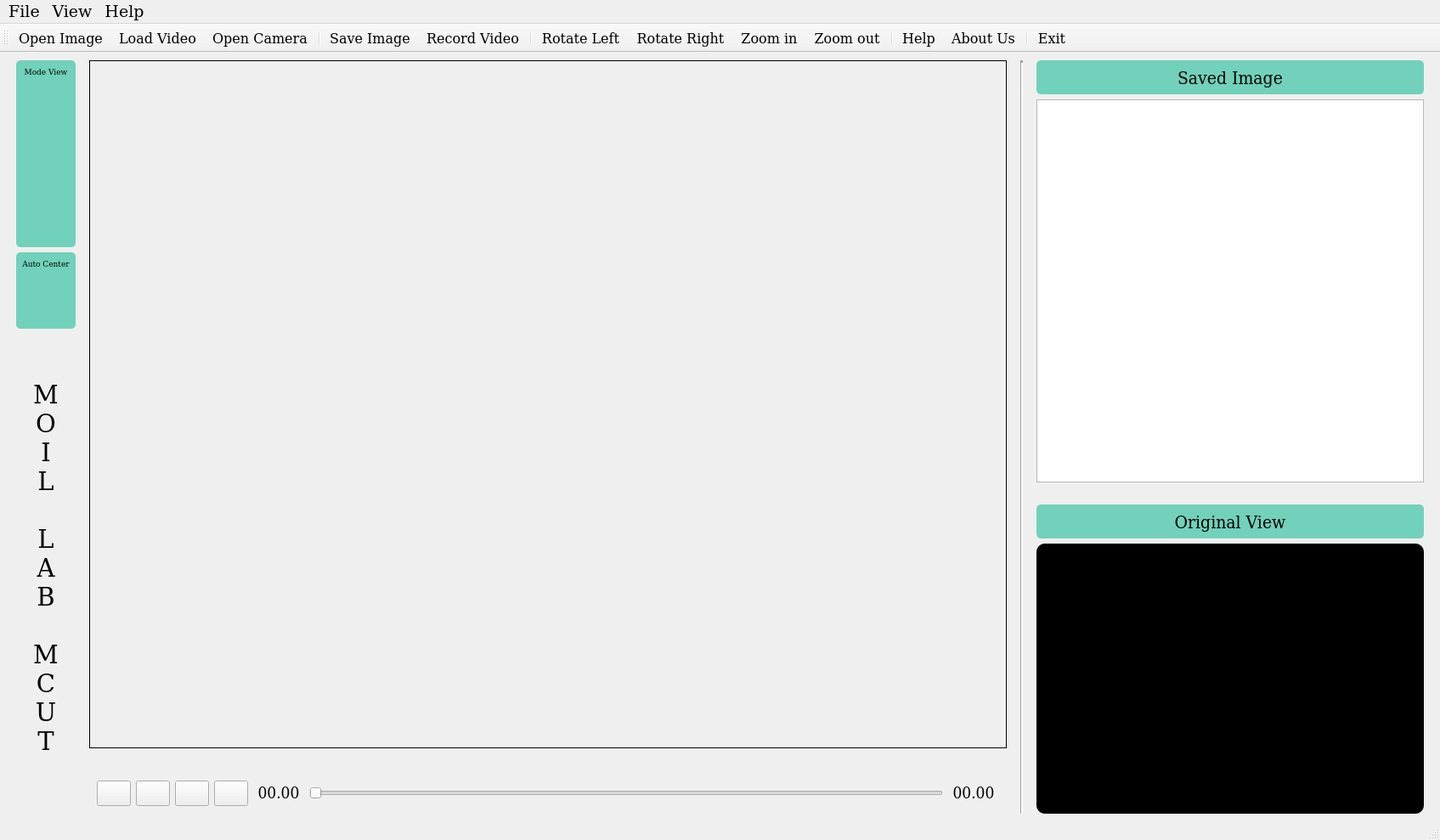
<?xml version="1.0" encoding="UTF-8"?>
<ui version="4.0">
 <class>MainWindow</class>
 <widget class="QMainWindow" name="MainWindow">
  <property name="geometry">
   <rect>
    <x>0</x>
    <y>0</y>
    <width>1695</width>
    <height>989</height>
   </rect>
  </property>
  <property name="windowTitle">
   <string>MainWindow</string>
  </property>
  <widget class="QWidget" name="centralwidget">
   <layout class="QVBoxLayout" name="verticalLayout">
    <item>
     <layout class="QHBoxLayout" name="horizontalLayout_2">
      <item>
       <spacer name="horizontalSpacer_4">
        <property name="orientation">
         <enum>Qt::Horizontal</enum>
        </property>
        <property name="sizeType">
         <enum>QSizePolicy::Fixed</enum>
        </property>
        <property name="sizeHint" stdset="0">
         <size>
          <width>10</width>
          <height>20</height>
         </size>
        </property>
       </spacer>
      </item>
      <item>
       <layout class="QVBoxLayout" name="verticalLayout_2">
        <item>
         <widget class="QFrame" name="frame_feature">
          <property name="sizePolicy">
           <sizepolicy hsizetype="Fixed" vsizetype="Fixed">
            <horstretch>0</horstretch>
            <verstretch>0</verstretch>
           </sizepolicy>
          </property>
          <property name="minimumSize">
           <size>
            <width>70</width>
            <height>220</height>
           </size>
          </property>
          <property name="font">
           <font>
            <pointsize>13</pointsize>
           </font>
          </property>
          <property name="styleSheet">
           <string notr="true">border-color: rgb(66, 69, 183);
border-radius: 5px;
background-color: #71D1BA; </string>
          </property>
          <property name="frameShape">
           <enum>QFrame::StyledPanel</enum>
          </property>
          <property name="frameShadow">
           <enum>QFrame::Raised</enum>
          </property>
          <widget class="QPushButton" name="btn_normal">
           <property name="geometry">
            <rect>
             <x>5</x>
             <y>25</y>
             <width>60</width>
             <height>60</height>
            </rect>
           </property>
           <property name="sizePolicy">
            <sizepolicy hsizetype="Minimum" vsizetype="Fixed">
             <horstretch>0</horstretch>
             <verstretch>0</verstretch>
            </sizepolicy>
           </property>
           <property name="minimumSize">
            <size>
             <width>50</width>
             <height>40</height>
            </size>
           </property>
           <property name="toolTip">
            <string>Anypoint View</string>
           </property>
           <property name="statusTip">
            <string>Anypoint View</string>
           </property>
           <property name="styleSheet">
            <string notr="true">QPushButton{ background-color :  rgb(211, 215, 207);}
QPushButton::checked{ background-color :rgb(252, 233, 79); }
border-radius: 10px;</string>
           </property>
           <property name="text">
            <string/>
           </property>
           <property name="icon">
            <iconset>
             <normaloff>../../../../design/images/360-view-96.png</normaloff>../../../../design/images/360-view-96.png</iconset>
           </property>
           <property name="iconSize">
            <size>
             <width>50</width>
             <height>50</height>
            </size>
           </property>
           <property name="checkable">
            <bool>true</bool>
           </property>
           <property name="checked">
            <bool>false</bool>
           </property>
          </widget>
          <widget class="QPushButton" name="btn_anypoint">
           <property name="geometry">
            <rect>
             <x>5</x>
             <y>90</y>
             <width>60</width>
             <height>60</height>
            </rect>
           </property>
           <property name="sizePolicy">
            <sizepolicy hsizetype="Fixed" vsizetype="Fixed">
             <horstretch>0</horstretch>
             <verstretch>0</verstretch>
            </sizepolicy>
           </property>
           <property name="minimumSize">
            <size>
             <width>30</width>
             <height>40</height>
            </size>
           </property>
           <property name="toolTip">
            <string>Panorama View</string>
           </property>
           <property name="statusTip">
            <string>Panorama View</string>
           </property>
           <property name="styleSheet">
            <string notr="true">QPushButton{ background-color :  rgb(211, 215, 207);}
QPushButton::checked{ background-color : rgb(252, 233, 79); }
border-radius: 10px;</string>
           </property>
           <property name="text">
            <string/>
           </property>
           <property name="icon">
            <iconset>
             <normaloff>../../../../design/images/panorama-96.png</normaloff>../../../../design/images/panorama-96.png</iconset>
           </property>
           <property name="iconSize">
            <size>
             <width>50</width>
             <height>50</height>
            </size>
           </property>
           <property name="checkable">
            <bool>true</bool>
           </property>
          </widget>
          <widget class="QPushButton" name="btn_panorama">
           <property name="geometry">
            <rect>
             <x>5</x>
             <y>155</y>
             <width>60</width>
             <height>60</height>
            </rect>
           </property>
           <property name="sizePolicy">
            <sizepolicy hsizetype="Fixed" vsizetype="Fixed">
             <horstretch>0</horstretch>
             <verstretch>0</verstretch>
            </sizepolicy>
           </property>
           <property name="minimumSize">
            <size>
             <width>30</width>
             <height>40</height>
            </size>
           </property>
           <property name="toolTip">
            <string>Panorama View</string>
           </property>
           <property name="statusTip">
            <string>Panorama View</string>
           </property>
           <property name="styleSheet">
            <string notr="true">QPushButton{ background-color :  rgb(211, 215, 207);}
QPushButton::checked{ background-color :rgb(252, 233, 79); }
border-radius: 10px;</string>
           </property>
           <property name="text">
            <string/>
           </property>
           <property name="icon">
            <iconset>
             <normaloff>../../../../design/images/panorama-96.png</normaloff>../../../../design/images/panorama-96.png</iconset>
           </property>
           <property name="iconSize">
            <size>
             <width>50</width>
             <height>50</height>
            </size>
           </property>
           <property name="checkable">
            <bool>true</bool>
           </property>
          </widget>
          <widget class="QLabel" name="label_2">
           <property name="geometry">
            <rect>
             <x>5</x>
             <y>5</y>
             <width>60</width>
             <height>17</height>
            </rect>
           </property>
           <property name="maximumSize">
            <size>
             <width>60</width>
             <height>16777215</height>
            </size>
           </property>
           <property name="font">
            <font>
             <family>DejaVu Serif</family>
             <pointsize>7</pointsize>
            </font>
           </property>
           <property name="text">
            <string>Mode View</string>
           </property>
           <property name="alignment">
            <set>Qt::AlignCenter</set>
           </property>
          </widget>
         </widget>
        </item>
        <item>
         <widget class="QFrame" name="frame_feature_2">
          <property name="sizePolicy">
           <sizepolicy hsizetype="Fixed" vsizetype="Fixed">
            <horstretch>0</horstretch>
            <verstretch>0</verstretch>
           </sizepolicy>
          </property>
          <property name="minimumSize">
           <size>
            <width>70</width>
            <height>90</height>
           </size>
          </property>
          <property name="styleSheet">
           <string notr="true">border-color: rgb(66, 69, 183);
border-radius: 5px;
background-color: #71D1BA; </string>
          </property>
          <property name="frameShape">
           <enum>QFrame::StyledPanel</enum>
          </property>
          <property name="frameShadow">
           <enum>QFrame::Raised</enum>
          </property>
          <widget class="QPushButton" name="btn_Auto">
           <property name="geometry">
            <rect>
             <x>5</x>
             <y>25</y>
             <width>60</width>
             <height>60</height>
            </rect>
           </property>
           <property name="sizePolicy">
            <sizepolicy hsizetype="Minimum" vsizetype="Fixed">
             <horstretch>0</horstretch>
             <verstretch>0</verstretch>
            </sizepolicy>
           </property>
           <property name="minimumSize">
            <size>
             <width>50</width>
             <height>40</height>
            </size>
           </property>
           <property name="toolTip">
            <string>Anypoint View</string>
           </property>
           <property name="statusTip">
            <string>Anypoint View</string>
           </property>
           <property name="styleSheet">
            <string notr="true">QPushButton{ background-color :  rgb(211, 215, 207);}
QPushButton::checked{ background-color :rgb(252, 233, 79); }
border-radius: 10px;</string>
           </property>
           <property name="text">
            <string/>
           </property>
           <property name="icon">
            <iconset>
             <normaloff>../../../../design/images/360-view-96.png</normaloff>../../../../design/images/360-view-96.png</iconset>
           </property>
           <property name="iconSize">
            <size>
             <width>50</width>
             <height>50</height>
            </size>
           </property>
           <property name="checkable">
            <bool>true</bool>
           </property>
           <property name="checked">
            <bool>false</bool>
           </property>
          </widget>
          <widget class="QLabel" name="label_4">
           <property name="geometry">
            <rect>
             <x>5</x>
             <y>5</y>
             <width>60</width>
             <height>17</height>
            </rect>
           </property>
           <property name="maximumSize">
            <size>
             <width>60</width>
             <height>16777215</height>
            </size>
           </property>
           <property name="font">
            <font>
             <family>DejaVu Serif</family>
             <pointsize>7</pointsize>
            </font>
           </property>
           <property name="text">
            <string>Auto Center</string>
           </property>
           <property name="alignment">
            <set>Qt::AlignCenter</set>
           </property>
          </widget>
         </widget>
        </item>
        <item>
         <spacer name="verticalSpacer_3">
          <property name="orientation">
           <enum>Qt::Vertical</enum>
          </property>
          <property name="sizeHint" stdset="0">
           <size>
            <width>20</width>
            <height>40</height>
           </size>
          </property>
         </spacer>
        </item>
        <item>
         <widget class="QLabel" name="label">
          <property name="maximumSize">
           <size>
            <width>1677777</width>
            <height>16777215</height>
           </size>
          </property>
          <property name="font">
           <font>
            <family>DejaVu Serif</family>
            <pointsize>22</pointsize>
           </font>
          </property>
          <property name="text">
           <string>
M
O
I
L

L
A
B

M
C
U
T

</string>
          </property>
          <property name="alignment">
           <set>Qt::AlignCenter</set>
          </property>
         </widget>
        </item>
       </layout>
      </item>
      <item>
       <spacer name="horizontalSpacer_6">
        <property name="orientation">
         <enum>Qt::Horizontal</enum>
        </property>
        <property name="sizeType">
         <enum>QSizePolicy::Fixed</enum>
        </property>
        <property name="sizeHint" stdset="0">
         <size>
          <width>10</width>
          <height>20</height>
         </size>
        </property>
       </spacer>
      </item>
      <item>
       <layout class="QVBoxLayout" name="verticalLayout_5">
        <item>
         <widget class="QScrollArea" name="scrollArea">
          <property name="minimumSize">
           <size>
            <width>1080</width>
            <height>810</height>
           </size>
          </property>
          <property name="styleSheet">
           <string notr="true"/>
          </property>
          <property name="frameShape">
           <enum>QFrame::Panel</enum>
          </property>
          <property name="frameShadow">
           <enum>QFrame::Plain</enum>
          </property>
          <property name="lineWidth">
           <number>1</number>
          </property>
          <property name="widgetResizable">
           <bool>true</bool>
          </property>
          <property name="alignment">
           <set>Qt::AlignCenter</set>
          </property>
          <widget class="QWidget" name="scrollAreaWidgetContents_2">
           <property name="geometry">
            <rect>
             <x>0</x>
             <y>0</y>
             <width>1078</width>
             <height>808</height>
            </rect>
           </property>
           <layout class="QHBoxLayout" name="horizontalLayout_7">
            <item>
             <widget class="QLabel" name="label_result">
              <property name="sizePolicy">
               <sizepolicy hsizetype="Preferred" vsizetype="Preferred">
                <horstretch>0</horstretch>
                <verstretch>0</verstretch>
               </sizepolicy>
              </property>
              <property name="minimumSize">
               <size>
                <width>1040</width>
                <height>780</height>
               </size>
              </property>
              <property name="maximumSize">
               <size>
                <width>16777215</width>
                <height>16777215</height>
               </size>
              </property>
              <property name="frameShape">
               <enum>QFrame::NoFrame</enum>
              </property>
              <property name="text">
               <string/>
              </property>
             </widget>
            </item>
           </layout>
          </widget>
         </widget>
        </item>
        <item>
         <spacer name="verticalSpacer">
          <property name="orientation">
           <enum>Qt::Vertical</enum>
          </property>
          <property name="sizeType">
           <enum>QSizePolicy::Expanding</enum>
          </property>
          <property name="sizeHint" stdset="0">
           <size>
            <width>20</width>
            <height>10</height>
           </size>
          </property>
         </spacer>
        </item>
        <item>
         <widget class="QFrame" name="frameVideoController">
          <layout class="QHBoxLayout" name="horizontalLayout_4">
           <item>
            <widget class="QPushButton" name="btn_prev_video_2">
             <property name="sizePolicy">
              <sizepolicy hsizetype="Minimum" vsizetype="Fixed">
               <horstretch>0</horstretch>
               <verstretch>0</verstretch>
              </sizepolicy>
             </property>
             <property name="minimumSize">
              <size>
               <width>40</width>
               <height>30</height>
              </size>
             </property>
             <property name="text">
              <string/>
             </property>
             <property name="icon">
              <iconset>
               <normaloff>../../../src/icon/prev.png</normaloff>../../../src/icon/prev.png</iconset>
             </property>
             <property name="iconSize">
              <size>
               <width>30</width>
               <height>30</height>
              </size>
             </property>
             <property name="shortcut">
              <string>Left</string>
             </property>
            </widget>
           </item>
           <item>
            <widget class="QPushButton" name="btnPlayPause_2">
             <property name="sizePolicy">
              <sizepolicy hsizetype="Minimum" vsizetype="Fixed">
               <horstretch>0</horstretch>
               <verstretch>0</verstretch>
              </sizepolicy>
             </property>
             <property name="minimumSize">
              <size>
               <width>40</width>
               <height>30</height>
              </size>
             </property>
             <property name="text">
              <string/>
             </property>
             <property name="icon">
              <iconset>
               <normaloff>../../../src/icon/play.png</normaloff>../../../src/icon/play.png</iconset>
             </property>
             <property name="iconSize">
              <size>
               <width>30</width>
               <height>30</height>
              </size>
             </property>
             <property name="shortcut">
              <string>Space</string>
             </property>
            </widget>
           </item>
           <item>
            <widget class="QPushButton" name="btn_stop_video_2">
             <property name="sizePolicy">
              <sizepolicy hsizetype="Minimum" vsizetype="Fixed">
               <horstretch>0</horstretch>
               <verstretch>0</verstretch>
              </sizepolicy>
             </property>
             <property name="minimumSize">
              <size>
               <width>40</width>
               <height>30</height>
              </size>
             </property>
             <property name="text">
              <string/>
             </property>
             <property name="icon">
              <iconset>
               <normaloff>../../../src/icon/icon_stop.png</normaloff>../../../src/icon/icon_stop.png</iconset>
             </property>
             <property name="iconSize">
              <size>
               <width>30</width>
               <height>30</height>
              </size>
             </property>
             <property name="shortcut">
              <string>S</string>
             </property>
            </widget>
           </item>
           <item>
            <widget class="QPushButton" name="btn_skip_video_2">
             <property name="sizePolicy">
              <sizepolicy hsizetype="Minimum" vsizetype="Fixed">
               <horstretch>0</horstretch>
               <verstretch>0</verstretch>
              </sizepolicy>
             </property>
             <property name="minimumSize">
              <size>
               <width>40</width>
               <height>30</height>
              </size>
             </property>
             <property name="text">
              <string/>
             </property>
             <property name="icon">
              <iconset>
               <normaloff>../../../src/icon/skip.png</normaloff>../../../src/icon/skip.png</iconset>
             </property>
             <property name="iconSize">
              <size>
               <width>30</width>
               <height>30</height>
              </size>
             </property>
             <property name="shortcut">
              <string>Right</string>
             </property>
            </widget>
           </item>
           <item>
            <widget class="QLabel" name="label_time_recent">
             <property name="sizePolicy">
              <sizepolicy hsizetype="Preferred" vsizetype="Fixed">
               <horstretch>0</horstretch>
               <verstretch>0</verstretch>
              </sizepolicy>
             </property>
             <property name="minimumSize">
              <size>
               <width>60</width>
               <height>0</height>
              </size>
             </property>
             <property name="font">
              <font>
               <family>DejaVu Serif Condensed</family>
               <pointsize>14</pointsize>
              </font>
             </property>
             <property name="text">
              <string>00.00</string>
             </property>
             <property name="alignment">
              <set>Qt::AlignCenter</set>
             </property>
            </widget>
           </item>
           <item>
            <widget class="QSlider" name="slider_Video">
             <property name="sizePolicy">
              <sizepolicy hsizetype="Expanding" vsizetype="Fixed">
               <horstretch>0</horstretch>
               <verstretch>0</verstretch>
              </sizepolicy>
             </property>
             <property name="orientation">
              <enum>Qt::Horizontal</enum>
             </property>
            </widget>
           </item>
           <item>
            <widget class="QLabel" name="label_time_end">
             <property name="sizePolicy">
              <sizepolicy hsizetype="Preferred" vsizetype="Fixed">
               <horstretch>0</horstretch>
               <verstretch>0</verstretch>
              </sizepolicy>
             </property>
             <property name="minimumSize">
              <size>
               <width>60</width>
               <height>0</height>
              </size>
             </property>
             <property name="font">
              <font>
               <family>DejaVu Serif Condensed</family>
               <pointsize>14</pointsize>
              </font>
             </property>
             <property name="text">
              <string>00.00</string>
             </property>
             <property name="alignment">
              <set>Qt::AlignCenter</set>
             </property>
            </widget>
           </item>
          </layout>
         </widget>
        </item>
       </layout>
      </item>
      <item>
       <spacer name="horizontalSpacer_7">
        <property name="orientation">
         <enum>Qt::Horizontal</enum>
        </property>
        <property name="sizeType">
         <enum>QSizePolicy::Fixed</enum>
        </property>
        <property name="sizeHint" stdset="0">
         <size>
          <width>10</width>
          <height>20</height>
         </size>
        </property>
       </spacer>
      </item>
      <item>
       <widget class="Line" name="line_5">
        <property name="lineWidth">
         <number>3</number>
        </property>
        <property name="orientation">
         <enum>Qt::Vertical</enum>
        </property>
       </widget>
      </item>
      <item>
       <spacer name="horizontalSpacer_3">
        <property name="orientation">
         <enum>Qt::Horizontal</enum>
        </property>
        <property name="sizeType">
         <enum>QSizePolicy::Fixed</enum>
        </property>
        <property name="sizeHint" stdset="0">
         <size>
          <width>10</width>
          <height>20</height>
         </size>
        </property>
       </spacer>
      </item>
      <item>
       <layout class="QVBoxLayout" name="verticalLayout_4">
        <item>
         <widget class="QLabel" name="label_3">
          <property name="minimumSize">
           <size>
            <width>0</width>
            <height>40</height>
           </size>
          </property>
          <property name="font">
           <font>
            <family>DejaVu Serif Condensed</family>
            <pointsize>16</pointsize>
           </font>
          </property>
          <property name="styleSheet">
           <string notr="true">background-color: #71D1BA;   
border-radius: 5px;</string>
          </property>
          <property name="frameShape">
           <enum>QFrame::Box</enum>
          </property>
          <property name="text">
           <string>Saved Image</string>
          </property>
          <property name="alignment">
           <set>Qt::AlignCenter</set>
          </property>
         </widget>
        </item>
        <item>
         <widget class="QListWidget" name="listWidget">
          <property name="minimumSize">
           <size>
            <width>0</width>
            <height>300</height>
           </size>
          </property>
          <property name="viewMode">
           <enum>QListView::IconMode</enum>
          </property>
         </widget>
        </item>
        <item>
         <spacer name="verticalSpacer_2">
          <property name="orientation">
           <enum>Qt::Vertical</enum>
          </property>
          <property name="sizeType">
           <enum>QSizePolicy::Fixed</enum>
          </property>
          <property name="sizeHint" stdset="0">
           <size>
            <width>20</width>
            <height>20</height>
           </size>
          </property>
         </spacer>
        </item>
        <item>
         <widget class="QLabel" name="title_image_ori">
          <property name="minimumSize">
           <size>
            <width>0</width>
            <height>40</height>
           </size>
          </property>
          <property name="font">
           <font>
            <family>DejaVu Serif Condensed</family>
            <pointsize>16</pointsize>
           </font>
          </property>
          <property name="styleSheet">
           <string notr="true">background-color: #71D1BA;   
border-radius: 5px;</string>
          </property>
          <property name="frameShape">
           <enum>QFrame::NoFrame</enum>
          </property>
          <property name="text">
           <string>Original View</string>
          </property>
          <property name="alignment">
           <set>Qt::AlignCenter</set>
          </property>
         </widget>
        </item>
        <item>
         <widget class="QFrame" name="frame_original_image">
          <property name="sizePolicy">
           <sizepolicy hsizetype="Preferred" vsizetype="Fixed">
            <horstretch>0</horstretch>
            <verstretch>0</verstretch>
           </sizepolicy>
          </property>
          <property name="minimumSize">
           <size>
            <width>0</width>
            <height>220</height>
           </size>
          </property>
          <property name="styleSheet">
           <string notr="true">background-color: rgb(0, 0, 0);
border-radius: 10px;</string>
          </property>
          <property name="frameShape">
           <enum>QFrame::StyledPanel</enum>
          </property>
          <property name="frameShadow">
           <enum>QFrame::Raised</enum>
          </property>
          <layout class="QHBoxLayout" name="horizontalLayout_11">
           <item>
            <widget class="QLabel" name="label_ori">
             <property name="minimumSize">
              <size>
               <width>400</width>
               <height>300</height>
              </size>
             </property>
             <property name="frameShape">
              <enum>QFrame::Box</enum>
             </property>
             <property name="text">
              <string/>
             </property>
             <property name="alignment">
              <set>Qt::AlignCenter</set>
             </property>
            </widget>
           </item>
          </layout>
         </widget>
        </item>
       </layout>
      </item>
      <item>
       <spacer name="horizontalSpacer_5">
        <property name="orientation">
         <enum>Qt::Horizontal</enum>
        </property>
        <property name="sizeType">
         <enum>QSizePolicy::Fixed</enum>
        </property>
        <property name="sizeHint" stdset="0">
         <size>
          <width>10</width>
          <height>20</height>
         </size>
        </property>
       </spacer>
      </item>
     </layout>
    </item>
   </layout>
  </widget>
  <widget class="QMenuBar" name="menubar">
   <property name="geometry">
    <rect>
     <x>0</x>
     <y>0</y>
     <width>1695</width>
     <height>28</height>
    </rect>
   </property>
   <property name="font">
    <font>
     <family>DejaVu Serif</family>
     <pointsize>14</pointsize>
     <underline>false</underline>
     <strikeout>false</strikeout>
    </font>
   </property>
   <widget class="QMenu" name="menuFile">
    <property name="font">
     <font>
      <family>DejaVu Serif Condensed</family>
      <pointsize>12</pointsize>
     </font>
    </property>
    <property name="title">
     <string>File</string>
    </property>
    <addaction name="actionOpen_Image"/>
    <addaction name="actionLoad_Video"/>
    <addaction name="actionOpen_Camera"/>
    <addaction name="actionCam_parameter"/>
    <addaction name="actionSave_image"/>
    <addaction name="actionRecord_video"/>
    <addaction name="actionExit"/>
   </widget>
   <widget class="QMenu" name="menuHelp">
    <property name="font">
     <font>
      <family>DejaVu Serif Condensed</family>
      <pointsize>12</pointsize>
     </font>
    </property>
    <property name="title">
     <string>Help</string>
    </property>
    <addaction name="actionHelp"/>
    <addaction name="actionAbout_Us"/>
    <addaction name="actionAccesibility"/>
   </widget>
   <widget class="QMenu" name="menuView">
    <property name="title">
     <string>View</string>
    </property>
    <addaction name="actionRotate_left"/>
    <addaction name="actionRotateright"/>
    <addaction name="actionZoom_in"/>
    <addaction name="actionZoom_out"/>
   </widget>
   <addaction name="menuFile"/>
   <addaction name="menuView"/>
   <addaction name="menuHelp"/>
  </widget>
  <widget class="QStatusBar" name="statusBar"/>
  <widget class="QToolBar" name="toolBar">
   <property name="font">
    <font>
     <family>DejaVu Serif</family>
     <pointsize>12</pointsize>
    </font>
   </property>
   <property name="windowTitle">
    <string>toolBar</string>
   </property>
   <property name="orientation">
    <enum>Qt::Horizontal</enum>
   </property>
   <property name="iconSize">
    <size>
     <width>30</width>
     <height>30</height>
    </size>
   </property>
   <property name="toolButtonStyle">
    <enum>Qt::ToolButtonTextBesideIcon</enum>
   </property>
   <attribute name="toolBarArea">
    <enum>TopToolBarArea</enum>
   </attribute>
   <attribute name="toolBarBreak">
    <bool>false</bool>
   </attribute>
   <addaction name="actionOpen_Image"/>
   <addaction name="actionLoad_Video"/>
   <addaction name="actionOpen_Camera"/>
   <addaction name="separator"/>
   <addaction name="actionSave_image"/>
   <addaction name="actionRecord_video"/>
   <addaction name="separator"/>
   <addaction name="actionRotate_left"/>
   <addaction name="actionRotateright"/>
   <addaction name="actionZoom_in"/>
   <addaction name="actionZoom_out"/>
   <addaction name="separator"/>
   <addaction name="actionHelp"/>
   <addaction name="actionAbout_Us"/>
   <addaction name="separator"/>
   <addaction name="actionExit"/>
  </widget>
  <action name="actionOpen_Image">
   <property name="icon">
    <iconset>
     <normaloff>../../../../../resources/base/images/openImage.png</normaloff>../../../../../resources/base/images/openImage.png</iconset>
   </property>
   <property name="text">
    <string>Open Image</string>
   </property>
   <property name="toolTip">
    <string>Open Image source from Local directory</string>
   </property>
   <property name="shortcut">
    <string>Ctrl+I</string>
   </property>
  </action>
  <action name="actionLoad_Video">
   <property name="icon">
    <iconset>
     <normaloff>../../../../../resources/base/images/openVideo.png</normaloff>../../../../../resources/base/images/openVideo.png</iconset>
   </property>
   <property name="text">
    <string>Load Video</string>
   </property>
   <property name="toolTip">
    <string>Load Video source from local directory</string>
   </property>
   <property name="shortcut">
    <string>Ctrl+V</string>
   </property>
  </action>
  <action name="actionOpen_Camera">
   <property name="icon">
    <iconset>
     <normaloff>../../../../../resources/base/images/openCamera.png</normaloff>../../../../../resources/base/images/openCamera.png</iconset>
   </property>
   <property name="text">
    <string>Open Camera</string>
   </property>
   <property name="toolTip">
    <string>Select the camera source want to open, Its can be Usb can or streaming camera</string>
   </property>
   <property name="shortcut">
    <string>Ctrl+C</string>
   </property>
  </action>
  <action name="actionCam_parameter">
   <property name="icon">
    <iconset>
     <normaloff>../../../../../resources/base/images/params.png</normaloff>../../../../../resources/base/images/params.png</iconset>
   </property>
   <property name="text">
    <string>Cam parameter</string>
   </property>
   <property name="shortcut">
    <string>Ctrl+P</string>
   </property>
  </action>
  <action name="actionExit">
   <property name="icon">
    <iconset>
     <normaloff>../../../../../resources/base/images/shutdown.png</normaloff>../../../../../resources/base/images/shutdown.png</iconset>
   </property>
   <property name="text">
    <string>Exit</string>
   </property>
   <property name="shortcut">
    <string>Ctrl+Q</string>
   </property>
  </action>
  <action name="actionHelp">
   <property name="icon">
    <iconset>
     <normaloff>../../../../../resources/base/images/help.png</normaloff>../../../../../resources/base/images/help.png</iconset>
   </property>
   <property name="text">
    <string>Help</string>
   </property>
   <property name="toolTip">
    <string>Show MoilApp Help</string>
   </property>
   <property name="shortcut">
    <string>Ctrl+Shift+/</string>
   </property>
  </action>
  <action name="actionAccesibility">
   <property name="icon">
    <iconset>
     <normaloff>../../../../../resources/base/images/shorcut.png</normaloff>../../../../../resources/base/images/shorcut.png</iconset>
   </property>
   <property name="text">
    <string>Accesibility</string>
   </property>
   <property name="shortcut">
    <string>Ctrl+Shift+A</string>
   </property>
  </action>
  <action name="actionSave_image">
   <property name="icon">
    <iconset>
     <normaloff>../../../../../resources/base/images/camera.png</normaloff>../../../../../resources/base/images/camera.png</iconset>
   </property>
   <property name="text">
    <string>Save Image</string>
   </property>
   <property name="shortcut">
    <string>Ctrl+S</string>
   </property>
  </action>
  <action name="actionRecord_video">
   <property name="checkable">
    <bool>true</bool>
   </property>
   <property name="icon">
    <iconset>
     <normaloff>../../../../../resources/base/images/record.png</normaloff>../../../../../resources/base/images/record.png</iconset>
   </property>
   <property name="text">
    <string>Record Video</string>
   </property>
   <property name="shortcut">
    <string>Ctrl+R</string>
   </property>
  </action>
  <action name="actionMaximized">
   <property name="icon">
    <iconset>
     <normaloff>../../../../../resources/base/images/maximize.png</normaloff>../../../../../resources/base/images/maximize.png</iconset>
   </property>
   <property name="text">
    <string>Maximized</string>
   </property>
   <property name="shortcut">
    <string>F11</string>
   </property>
  </action>
  <action name="actionMinimized">
   <property name="icon">
    <iconset>
     <normaloff>../../../../../resources/base/images/minimize.png</normaloff>../../../../../resources/base/images/minimize.png</iconset>
   </property>
   <property name="text">
    <string>Minimized</string>
   </property>
   <property name="shortcut">
    <string>Esc</string>
   </property>
  </action>
  <action name="actionRotate_left">
   <property name="icon">
    <iconset>
     <normaloff>../../../../../resources/base/images/rotate-left.png</normaloff>../../../../../resources/base/images/rotate-left.png</iconset>
   </property>
   <property name="text">
    <string>Rotate Left</string>
   </property>
  </action>
  <action name="actionRotateright">
   <property name="icon">
    <iconset>
     <normaloff>../../../../../resources/base/images/rotate-right.png</normaloff>../../../../../resources/base/images/rotate-right.png</iconset>
   </property>
   <property name="text">
    <string>Rotate Right</string>
   </property>
  </action>
  <action name="actionZoom_in">
   <property name="icon">
    <iconset>
     <normaloff>../../../../../resources/base/images/zoom-in.png</normaloff>../../../../../resources/base/images/zoom-in.png</iconset>
   </property>
   <property name="text">
    <string>Zoom in</string>
   </property>
   <property name="shortcut">
    <string>=</string>
   </property>
  </action>
  <action name="actionZoom_out">
   <property name="icon">
    <iconset>
     <normaloff>../../../../../resources/base/images/zoom-out.png</normaloff>../../../../../resources/base/images/zoom-out.png</iconset>
   </property>
   <property name="text">
    <string>Zoom out</string>
   </property>
   <property name="shortcut">
    <string>-</string>
   </property>
  </action>
  <action name="actionAbout_Us">
   <property name="icon">
    <iconset>
     <normaloff>../../../../../resources/base/images/info.png</normaloff>../../../../../resources/base/images/info.png</iconset>
   </property>
   <property name="text">
    <string>About Us</string>
   </property>
  </action>
 </widget>
 <resources/>
 <connections/>
</ui>
